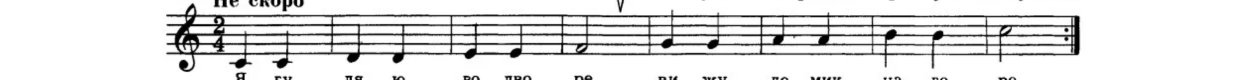
#> input picture Dataset/StaffsNPZ/Staffs/1.jpg, 2479 x 159 px (shown at 1/2 size); its folder holds only this picture in this run
$ python StaffsNPZ.py
#> lines starting #> are read from the running program, lines starting #| are printed output that depends on the picture
import os
import cv2

folder = "Staffs"

X = []
y = []

for filename in os.listdir(folder):
    if filename.lower().endswith(".jpg"):
        img_path = os.path.join(folder, filename)

        base = os.path.splitext(filename)[0]
        txt_path = os.path.join(folder, f"{base}.txt")

        img = cv2.imread(img_path)
#> img is the input picture: shape (159, 2479, 3); min 0, max 255, mean 226.5
        img = cv2.resize(img, (500, 30), interpolation=cv2.INTER_AREA)
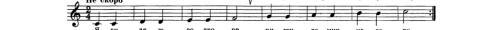
#> img: shape (30, 500, 3); min 0, max 255, mean 226.5
        img = cv2.cvtColor(img, cv2.COLOR_BGR2GRAY)
#> img: shape (30, 500)
        img = cv2.normalize(img, None, 0, 255, cv2.NORM_MINMAX)
        img = 255 - img
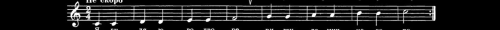
#> img: shape (30, 500); min 0, max 255, mean 28.5

        img_list = img.astype(float).tolist()
#> img_list = 30 items
        img_list = [[pixel / 255.0 for pixel in row] for row in img_list]
        X.append([img_list])

        answers = [0.0] * 500

        if os.path.exists(txt_path):
            with open(txt_path, "r", encoding="utf-8") as f:
                content = f.read().replace("\n", "").replace("\r", "")
                cords = [float(x.replace(",", ".")) for x in content.split(";") if x]

            for i in range(len(cords)):
                cord = int(cords[i] * 500)
                answers[cord] = 1.0

        y.append(answers)

print(len(X), len(X[0]), len(X[0][0]))
#| 1 1 30

import numpy as np
np.savez("staffs800(Windows).npz", images=X, answers=y)

print("Датасет сохранён как pages200(Smoll).npz")
print("Картинок:", len(X))
#| Картинок: 1

$ run again, on Dataset/StaffsNPZ/Staffs/10.jpg
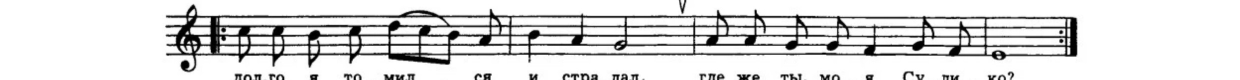
#> input picture Dataset/StaffsNPZ/Staffs/10.jpg, 2479 x 159 px (shown at 1/2 size)
#> img is the input picture: shape (159, 2479, 3); min 0, max 255, mean 221.3
#> `img = cv2.resize(img, (500, 30), interpolation=cv2.INTER_AREA)`:
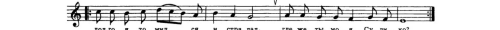
#> img: shape (30, 500, 3); min 1, max 255, mean 221.3
#> `img = 255 - img`:
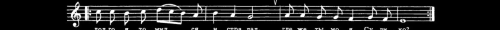
#> img: shape (30, 500); min 0, max 255, mean 33.8
#> img_list = 30 items
#| 1 1 30
#| Картинок: 1
